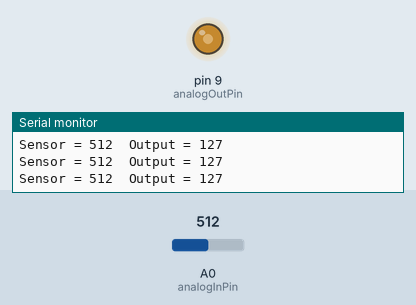
Recording of a sketch running on a simulated Arduino Uno, built with avr-gcc and run on an emulated ATmega328P. Shown: output pins drawn as LEDs (lit = HIGH), the last lines printed to the serial monitor. The inputs (shaded band) are chosen by the test bench; at power-on: A0 (analogInPin) = 512.

Above: at 1.2 s.
1.3 s: A0 (analogInPin) set to 716
At 2.0 s:
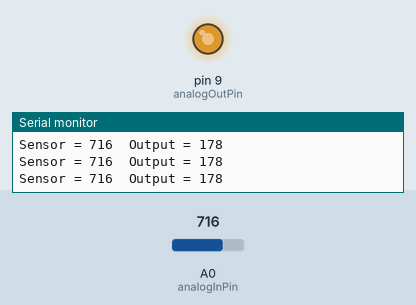
2.8 s: A0 (analogInPin) set to 900
At 3.5 s:
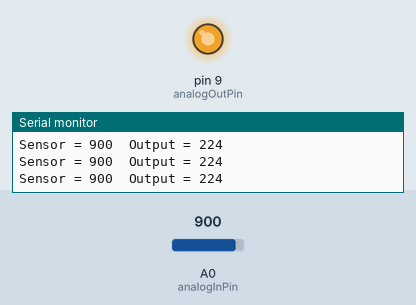
4.3 s: A0 (analogInPin) set to 122
At 5.0 s:
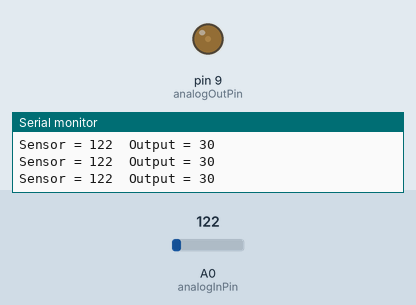
5.8 s: A0 (analogInPin) set to 0
At 6.5 s:
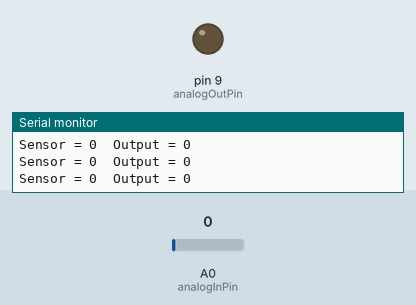
7.3 s: A0 (analogInPin) set to 511
At 7.9 s:
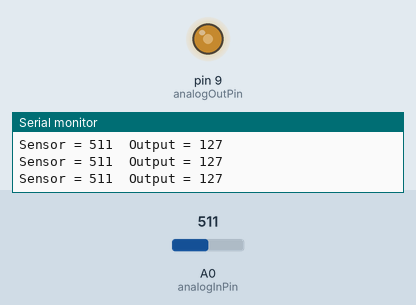
Timing chart, 0 to 9.8 s (numbered marks = the images above; inputs shaded):
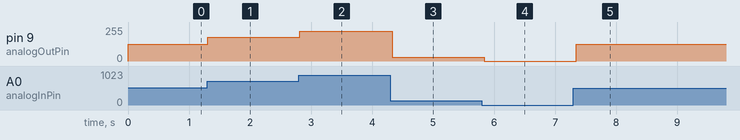

Measured:
- after the input at 1.3 s, pin 9 (analogOutPin): 127/255 → 178/255 at once
- after the input at 2.8 s, pin 9 (analogOutPin): 178/255 → 224/255 at once
- after the input at 4.3 s, pin 9 (analogOutPin): 224/255 → 30/255 at once
- after the input at 5.8 s, pin 9 (analogOutPin): 30/255 → 0/255 at once
- after the input at 7.3 s, pin 9 (analogOutPin): 0/255 → 127/255 at once

The sketch:

002.ino
```cpp
const int analogInPin = A0;
const int analogOutPin = 9;

int sensor = 0;
int output = 0;

void setup(){
  Serial.begin(9600);
}

void loop(){
  sensor = analogRead(analogInPin);
  output = map(sensor, 0, 1023, 0, 255);
  analogWrite(analogOutPin, output);

  // Print to the monitor
  Serial.print("Sensor = ");
  Serial.print(sensor);
  Serial.print("\t");
  Serial.print("Output = ");
  Serial.print(output);
  Serial.print("\n");

  delay(100);
}
```
